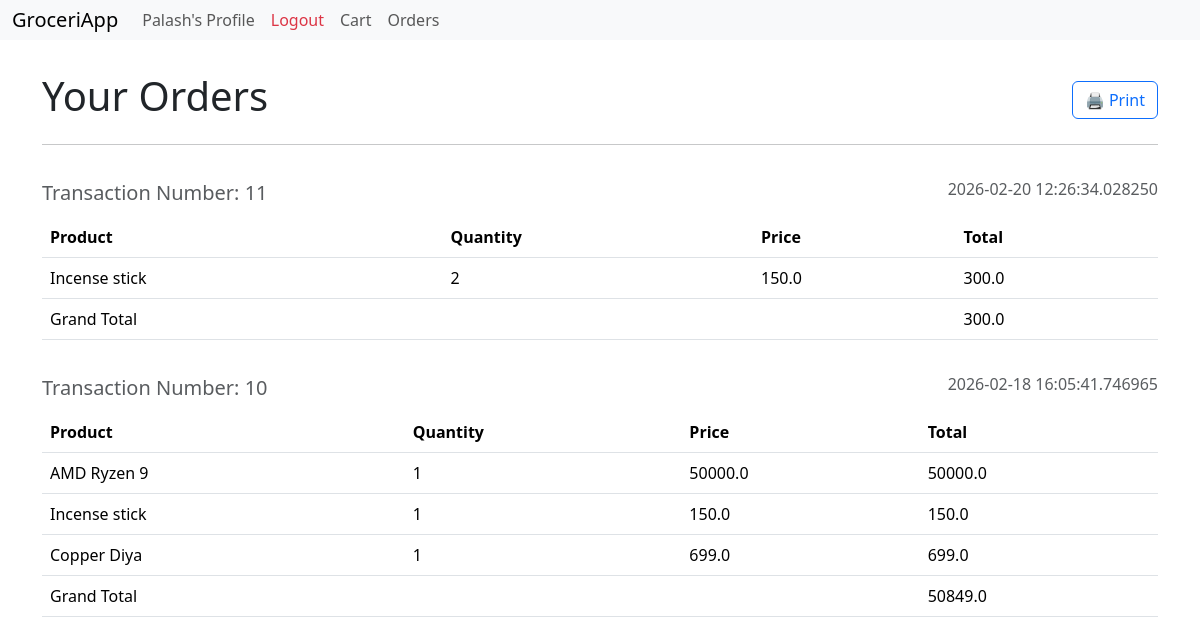
The app's page /orders (signed in) with its own data.
### models.py (models this page shows, shortened)
class User(db.Model):
    __tablename__ = "user"
    id = db.Column(db.Integer, primary_key = True)
    username = db.Column(db.String(42), unique = True, nullable = False)
    passhash = db.Column(db.String(512), nullable = False)
    name = db.Column(db.String(120), nullable= False)
    is_admin = db.Column(db.Boolean, nullable = False, default = False)
    @property
    def password(self):
        raise AttributeError('password is not a readable attribute')

class Transaction(db.Model):
    __tablename__ = "transaction"
    id = db.Column(db.Integer, primary_key = True)
    datetime = db.Column(db.DateTime, nullable = False, default = datetime.utcnow)
    user_id = db.Column(db.Integer, db.ForeignKey("user.id"), nullable = False)
    total = db.Column(db.Float, nullable = False)
    orders = db.relationship("Order", backref = "transaction", lazy = True)

class Order(db.Model):
    __tablename__ = "order"
    id = db.Column(db.Integer, primary_key = True)
    transaction_id = db.Column(db.Integer, db.ForeignKey("transaction.id"), nullable =False)
    product_id = db.Column(db.Integer, db.ForeignKey("product.id"), nullable = False)
    quantity = db.Column(db.Integer, nullable = False)
    price = db.Column(db.Float, nullable =False)

class Product(db.Model):
    __tablename__ = "product"
    id = db.Column(db.Integer, primary_key = True)
    name = db.Column(db.String(63), nullable = False)
    category_id = db.Column(db.Integer, db.ForeignKey('category.id'), nullable = False)
    quantity = db.Column(db.Integer, nullable = False)
    price = db.Column(db.Float, nullable = False)
    man_date = db.Column(db.Date, nullable = False)
    carts = db.relationship("Cart", backref='product', lazy = True)
    orders = db.relationship("Order", backref="product", lazy= True)

### routes.py (the view)
@bprint.route("/orders")
@auth_required
def orders():
    user = User.query.get(session['user_id'])
    transactions = Transaction.query.filter_by(user_id = session['user_id']).order_by(Transaction.datetime.desc()).all()
    return render_template('orders.html', user = user, transactions = transactions)

### routes.py (called while the page is built)
def auth_required(func):
    @wraps(func)
    def inner(*args, **kwargs):
        if 'user_id' not in session:
            flash("You need to login first to continue")
            return redirect(url_for('main.login'))
        return func(*args, **kwargs)
    return inner

### templates/orders.html (shortened to what this page needs)
{% extends 'layout.html' %}
{% block content %}
<div class="heading">
    <h1>Your Orders</h1>
    <button type="button" class = "btn btn-outline-primary" onclick="window.print()">
        🖨️ Print
    </button>
</div>
<hr>
<div class="order-details">
    {% if transactions %}
        {% for transaction in transactions%}
            <div class="heading">
                <h5 class = "text-muted">Transaction Number: {{transaction.id}}</h5>
                <p class="text-muted f-4">{{transaction.datetime}}</p>
            </div>
            <table class="table">
                <thead>
                    <tr>
                        <th>Product</th>
                        <th>Quantity</th>
                        <th>Price</th>
                        <th>Total</th>
                    </tr>
                </thead>
                <tbody>
                    {% for item in transaction.orders %}
                    <tr>
                        <td>{{item.product.name}}</td>
                        <td>{{item.quantity}}</td>
                        <td>{{item.price}}</td>
                        <td>{{item.price*item.quantity}}</td>
                    </tr>
                    {% endfor %}
                </tbody>
                <tfoot>
                    <tr>
                        <td colspan="3">Grand Total</td>
                        <td colspan="2">{{transaction.total}}</td>
                    </tr>
                </tfoot>
            </table>
        {% endfor %}
    {% else %}
        <p class="text-muted text-center fs-1">You didn't placed any Orders.</p>
    {% endif %}
</div>
{% endblock %}

### templates/auth_nav.html (shortened to what this page needs)
<nav class="navbar navbar-expand-lg bg-body-tertiary">
  <div class="container-fluid">
    <a class="navbar-brand" href="/">GroceriApp</a>
    <div class="collapse navbar-collapse" id="navbarTogglerDemo02">
      <ul class="navbar-nav me-auto mb-2 mb-lg-0">
        {% if user %}
            <li class = "nav-item">
                <a class = "nav-link" href = "{{url_for('main.profile')}}">{{user.name}}'s Profile</a>
            </li>
            <li class = "nav-item">
                <a class = "nav-link text-danger" href = "{{url_for('main.logout')}}">Logout</a>
            </li>
                {% if not user.is_admin %}
                <li class = "nav-item">
                    <a class = "nav-link" href = "{{url_for('main.cart')}}">Cart</a>
                </li>
                <li class = "nav-item">
                    <a class = "nav-link" href = "{{url_for('main.orders')}}">Orders</a>
                </li>
                {% else %}
                <li class = "nav-item">
                    <a class = "nav-link" href = "{{url_for('main.admindash')}}">Dashboard</a>
                </li>
                {% endif %}
        {% endif %}
      </ul>
    </div>
  </div>
</nav>

### templates/layout.html (style rules this page uses)
body { margin: 0; padding: 0; }

### templates/orders.html (style rules this page uses)
.heading { display: flex; flex-direction: row; align-items: center; justify-content: space-between; margin-top: 2rem; }

### templates/auth_nav.html (style rules this page uses)
.navbar { width: 100%; padding: 0; }

### records on screen
User: name "Palash"
Order: product.name "Incense stick", quantity "2", price "150.0", item.price*item.quantity "300.0"
Order: product.name "AMD Ryzen 9", quantity "1", price "50000.0", item.price*item.quantity "50000.0"
Order: product.name "Incense stick", quantity "1", price "150.0", item.price*item.quantity "150.0"
Order: product.name "Copper Diya", quantity "1", price "699.0", item.price*item.quantity "699.0"
